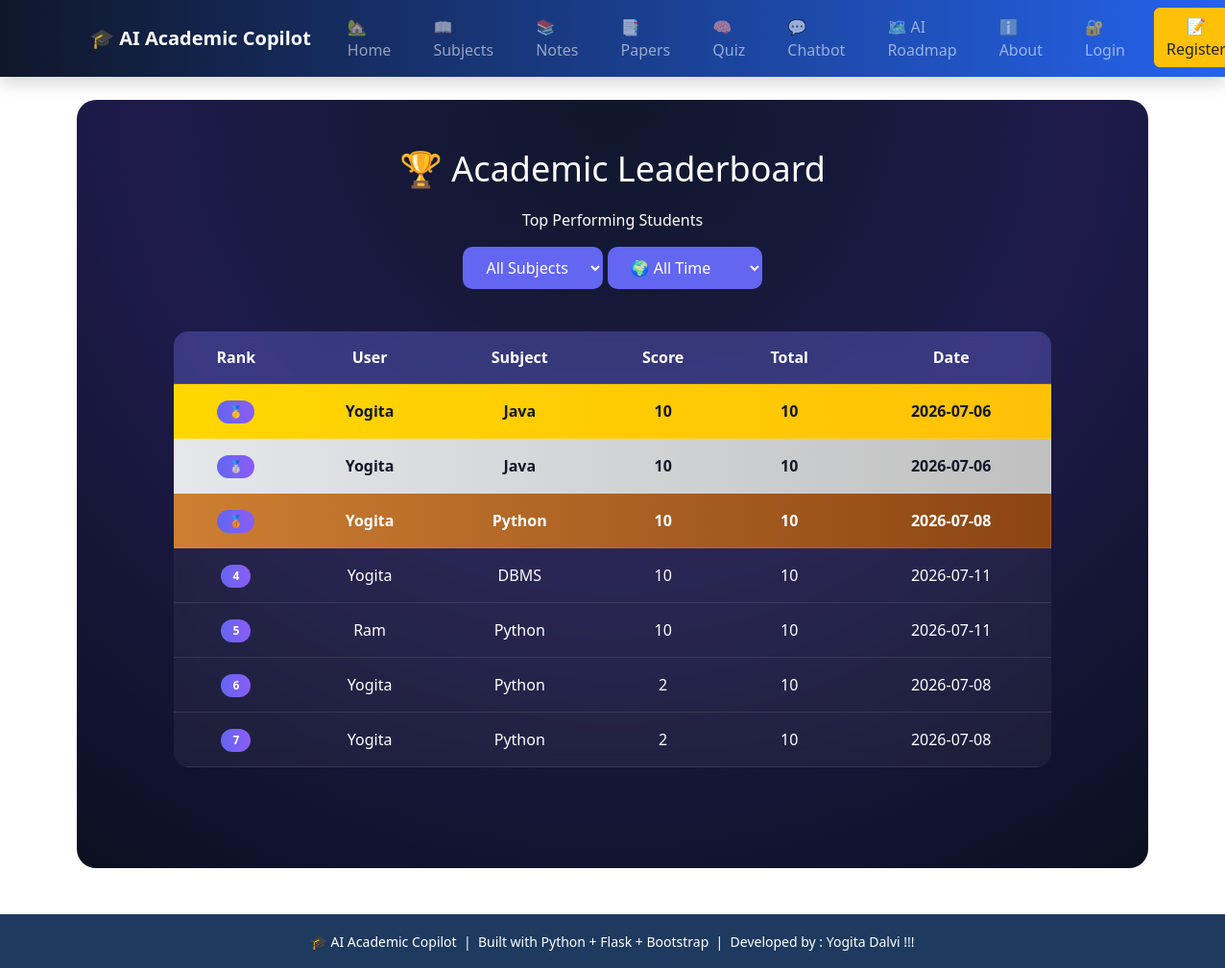
The app's page /leaderboard with its own data.
### tables this page shows
CREATE TABLE quiz_results (
    id INTEGER PRIMARY KEY AUTOINCREMENT,
    user_id INTEGER,
    subject TEXT,
    score INTEGER,
    total INTEGER,
    created_at TEXT
);

CREATE TABLE users (
    id INTEGER PRIMARY KEY AUTOINCREMENT,
    fullname TEXT,
    email TEXT,
    username TEXT UNIQUE,
    password TEXT,
    role TEXT DEFAULT 'student'
);

### app.py (the view)
@app.route("/leaderboard")
def leaderboard():
    conn = get_db()
    cur = conn.cursor()
    subject = request.args.get("subject", "All")
    period = request.args.get("period", "all")
    query = """
        SELECT users.username,
               quiz_results.subject,
               quiz_results.score,
               quiz_results.total,
               quiz_results.created_at
        FROM quiz_results
        JOIN users
        ON quiz_results.user_id = users.id
    """
    conditions = []
    params = []
    if subject != "All":
        conditions.append("quiz_results.subject=?")
        params.append(subject)
    if period == "today":
        conditions.append("created_at=?")
        params.append(str(date.today()))
    elif period == "week":
        week = date.today() - timedelta(days=7)
        conditions.append("created_at>=?")
        params.append(str(week))
    if conditions:
        query += " WHERE " + " AND ".join(conditions)
    query += " ORDER BY score DESC"
    cur.execute(query, params)
    data = cur.fetchall()
    current_user = session.get("username")
    your_rank = None
    for i, row in enumerate(data, start=1):
        if row["username"] == current_user:
            your_rank = i
            break
    return render_template(
        "leaderboard.html",
        data=data,
        selected_subject=subject,
        selected_period=period,
        current_user=current_user,
        your_rank=your_rank
    )

### app.py (called while the page is built)
def get_db():
    conn = sqlite3.connect(DB_PATH)
    conn.row_factory = sqlite3.Row
    return conn

### templates/leaderboard.html (shortened to what this page needs)
{% extends "base.html" %}
{% block content %}
<div class="lb-container">
    <h1>🏆 Academic Leaderboard</h1>
    <p>Top Performing Students</p>
    <form method="GET">
    <select name="subject" onchange="this.form.submit()">
        <option value="All">All Subjects</option>
    </select>
    <select name="period" onchange="this.form.submit()">
    <option value="all"
    {% if selected_period=="all" %}selected{% endif %}>
    🌍 All Time
    </option>
</select>
</form>
<br>
    <table>
        <tr>
            <th>Rank</th>
            <th>User</th>
            <th>Subject</th>
            <th>Score</th>
            <th>Total</th>
            <th>Date</th>
        </tr>
        {% for row in data %}
        <tr class="
            {% if loop.index == 1 %}
                gold
            {% elif loop.index == 2 %}
                silver
            {% elif loop.index == 3 %}
                bronze
            {% endif %}
        ">
            <td>
                {% if loop.index == 1 %}
                    <span class="badge">🥇</span>
                {% elif loop.index == 2 %}
                    <span class="badge">🥈</span>
                {% elif loop.index == 3 %}
                    <span class="badge">🥉</span>
                {% else %}
                    <span class="badge">{{ loop.index }}</span>
                {% endif %}
            </td>
            <td>{{ row["username"] }}</td>
            <td>{{ row["subject"] }}</td>
            <td>{{ row["score"] }}</td>
            <td>{{ row["total"] }}</td>
            <td>{{ row["created_at"] }}</td>
        </tr>
        {% endfor %}
    </table>
</div>
{% endblock %}

### static/css/chatbot.css (style rules this page uses)
* { margin:0; padding:0; box-sizing:border-box; font-family:"Segoe UI",sans-serif; }

### templates/leaderboard.html (style rules this page uses)
.lb-container { padding:50px; min-height:100vh; background: radial-gradient(circle at top,#0f172a,#1e1b4b,#0b1020); color:white; border-radius:20px; text-align:center; }
.lb-container h1 { font-size:36px; margin-bottom:20px; }
table { width:90%; margin:auto; border-collapse:collapse; background:rgba(255,255,255,0.05); backdrop-filter:blur(10px); border-radius:15px; overflow:hidden; }
th, td { padding:15px; border-bottom:1px solid rgba(255,255,255,0.1); }
th { background:rgba(99,102,241,0.3); }
.badge { padding:6px 12px; border-radius:20px; background:linear-gradient(90deg,#6366f1,#8b5cf6); font-weight:bold; color:white; }
.gold { background:linear-gradient(90deg,#FFD700,#FFC107); color:#111827; font-weight:bold; }
.silver { background:linear-gradient(90deg,#E5E7EB,#C0C0C0); color:#111827; font-weight:bold; }
.bronze { background:linear-gradient(90deg,#CD7F32,#8B4513); color:white; font-weight:bold; }
select { padding:10px 20px; border:none; border-radius:10px; background:#6366f1; color:white; font-size:16px; cursor:pointer; margin-bottom:20px; }

### records on screen
quiz_results: username "Yogita", subject "Java", score "10", total "10", created_at "2026-07-06"
quiz_results: username "Yogita", subject "Java", score "10", total "10", created_at "2026-07-06"
quiz_results: username "Yogita", subject "Python", score "10", total "10", created_at "2026-07-08"
quiz_results: username "Yogita", subject "DBMS", score "10", total "10", created_at "2026-07-11"
quiz_results: username "Ram", subject "Python", score "10", total "10", created_at "2026-07-11"
quiz_results: username "Yogita", subject "Python", score "2", total "10", created_at "2026-07-08"
quiz_results: username "Yogita", subject "Python", score "2", total "10", created_at "2026-07-08"
